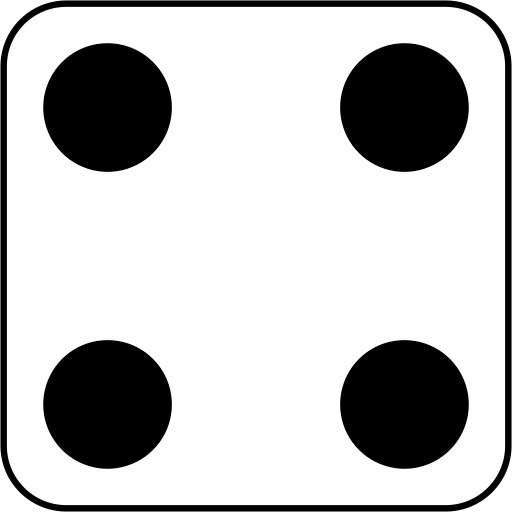
#> input picture dice_roller/four.png, 1024 x 1024 px (shown at 1/2 size)
$ python -i test.py   (imports and definitions only)   (older library calls are emulated)
#> lines starting #> are read from the running program, lines starting #| are printed output that depends on the picture
import random
from tkinter import *
from PIL import ImageTk, Image
import os

# [4 lines not run here, left out]


def open_img():
    throw = random.randint(1, 6)
    if throw == 1:
        img = Image.open("one.jpg")  # open image
        img = img.resize((250, 250), Image.ANTIALIAS)  # resize to make all images a similar size
        img = ImageTk.PhotoImage(img)  # convert to ImageTk object which supports jpg, png etc.
        dice_face['image'] = img # assign to image dice_face in frame
        dice_face.image = img #
        dice_face.pack()
    if throw == 2:
        img = Image.open("two.png")
        img = img.resize((250, 250), Image.ANTIALIAS)
        img = ImageTk.PhotoImage(img)
        dice_face['image'] = img
        dice_face.image = img
        dice_face.pack()
    if throw == 3:
        img = Image.open("three.png")
        img = img.resize((250, 250), Image.ANTIALIAS)
        img = ImageTk.PhotoImage(img)
        dice_face['image'] = img
        dice_face.image = img
        dice_face.pack()
    if throw == 4:
        img = Image.open("four.png")
#> img is the input picture: PIL image 1024x1024 RGBA; mean R, G, B, A 0, 0, 0, 62.5
        img = img.resize((250, 250), Image.ANTIALIAS)
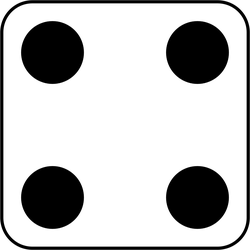
#> img: PIL image 250x250 RGBA; mean R, G, B, A 0, 0, 0, 62.7; transparent parts drawn white
        img = ImageTk.PhotoImage(img)
#> (the run stopped early here; a loop or call above may not have finished)
